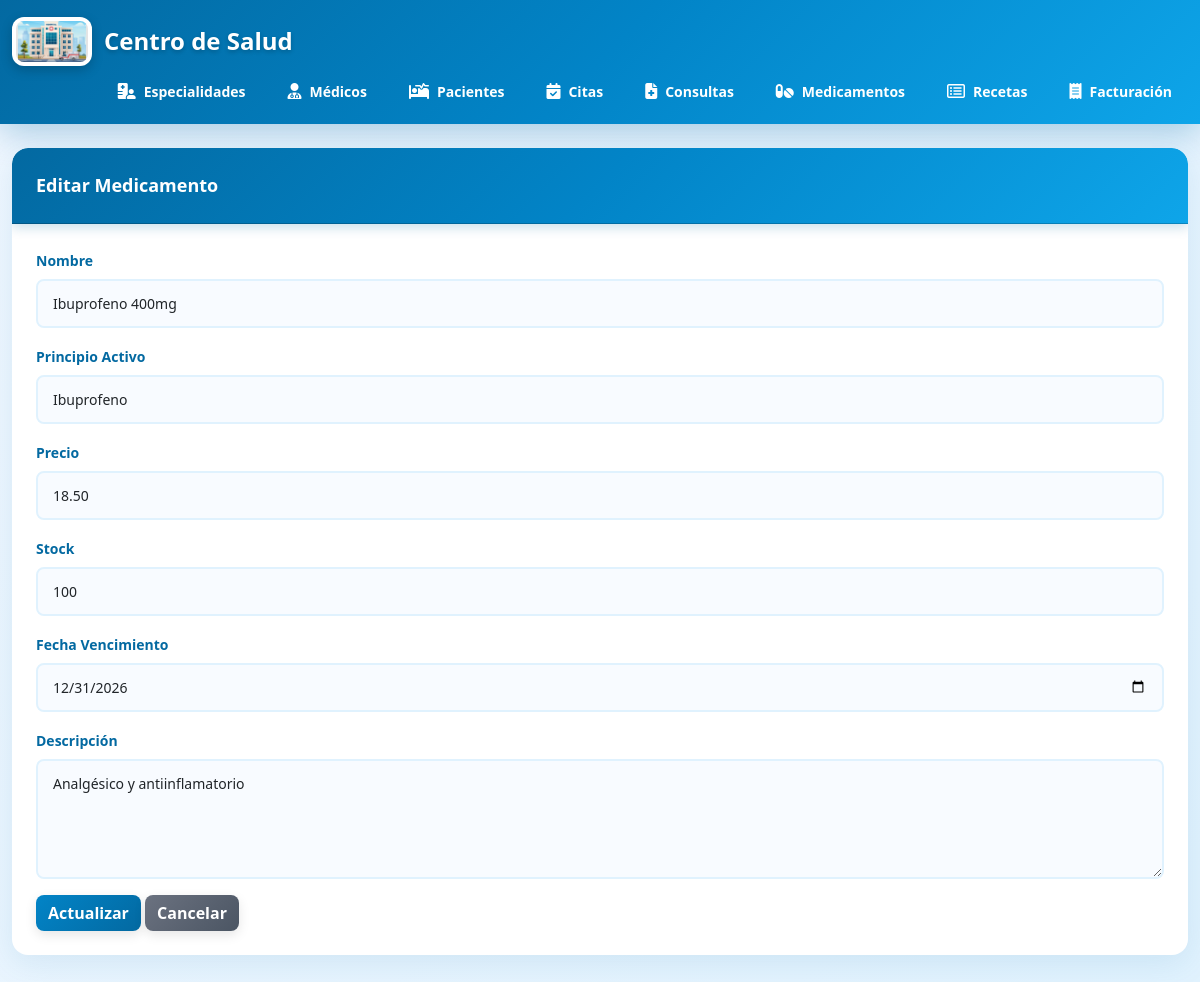
Screenshot of /medicamentos/edit.php?id=1 with the database file from the repository.
### tables this page shows
CREATE TABLE medicamentos (
  id_medicamento int auto_increment primary key,
  nombre varchar(150) not null,
  principio_activo varchar(150),
  precio decimal(10,2),
  stock int default 0,
  fecha_vencimiento date,
  descripcion text,
  fecha_actualizacion datetime default current_timestamp on update current_timestamp
);

### medicamentos/edit.php (the view, shortened to what this page needs)
<?php
require_once '../config/database.php';
require_once '../includes/header.php';
$id = $_GET['id'];
$stmt = $pdo->prepare("SELECT * FROM medicamentos WHERE id_medicamento = :id");
$stmt->execute([':id' => $id]);
$medicamento = $stmt->fetch(PDO::FETCH_ASSOC);
?>
<div class="card">
    <div class="card-header">Editar Medicamento</div>
    <div class="card-body">
        <form action="update.php" method="POST">
            <div class="mb-3">
                <label class="form-label">Nombre</label>
                <input type="text" name="nombre" class="form-control" value="<?= $medicamento['nombre'] ?>" required>
            </div>
            <div class="mb-3">
                <label class="form-label">Principio Activo</label>
                <input type="text" name="principio_activo" class="form-control" value="<?= $medicamento['principio_activo'] ?>">
            </div>
            <div class="mb-3">
                <label class="form-label">Precio</label>
                <input type="number" name="precio" class="form-control" step="0.01" value="<?= $medicamento['precio'] ?>">
            </div>
            <div class="mb-3">
                <label class="form-label">Stock</label>
                <input type="number" name="stock" class="form-control" value="<?= $medicamento['stock'] ?>">
            </div>
            <div class="mb-3">
                <label class="form-label">Fecha Vencimiento</label>
                <input type="date" name="fecha_vencimiento" class="form-control" value="<?= $medicamento['fecha_vencimiento'] ?>">
            </div>
            <div class="mb-3">
                <label class="form-label">Descripción</label>
                <textarea name="descripcion" class="form-control" rows="3"><?= $medicamento['descripcion'] ?></textarea>
            </div>
            <button type="submit" class="btn btn-warning">Actualizar</button>
            <a href="index.php" class="btn btn-secondary">Cancelar</a>
        </form>
    </div>
</div>
<?php require_once '../includes/footer.php'; ?>

### public/css/style.css (style rules this page uses)
* { margin: 0; padding: 0; box-sizing: border-box; }
body { background: linear-gradient(135deg, #f0f7ff 0%, #e0f2fe 100%); font-family: 'Segoe UI', Tahoma, Geneva, Verdana, sans-serif; min-height: 100vh; }
.card { border: none !important; border-radius: 16px; box-shadow: 0 8px 32px rgba(3, 105, 161, 0.1); margin-bottom: 30px; overflow: hidden; background: white; }
.card-header { background: linear-gradient(135deg, #0369A1 0%, #0284C7 50%, #0EA5E9 100%) !important; color: white !important; border-radius: 16px 16px 0 0 !important; padding: 24px !important; font-weight: 600; font-size: 18px; box-shadow: 0 4px 12px rgba(3, 105, 161, 0.2); }
.card-body { padding: 24px; }
.btn { border-radius: 8px; font-weight: 600; transition: all 0.3s ease; box-shadow: 0 4px 12px rgba(0, 0, 0, 0.1); }
.btn-warning { background: linear-gradient(135deg, #0284C7 0%, #0369A1 100%) !important; border: none !important; color: white !important; }
.btn-secondary { background: linear-gradient(135deg, #6b7280 0%, #4b5563 100%) !important; border: none !important; color: white !important; }
.form-control { border-radius: 8px; border: 2px solid #E0F2FE !important; padding: 12px 15px; font-size: 14px; transition: all 0.3s ease; background-color: #F8FBFF; }
textarea.form-control { resize: vertical; min-height: 120px; }
.form-label { font-weight: 600; color: #0369A1; margin-bottom: 8px; font-size: 14px; }
.mb-3 { margin-bottom: 20px; }

### rows the page displays
medicamentos: nombre "Ibuprofeno 400mg", principio_activo "Ibuprofeno", precio "18.50", stock "100", fecha_vencimiento "12/31/2026", descripcion "Analgésico y antiinflamatorio"
